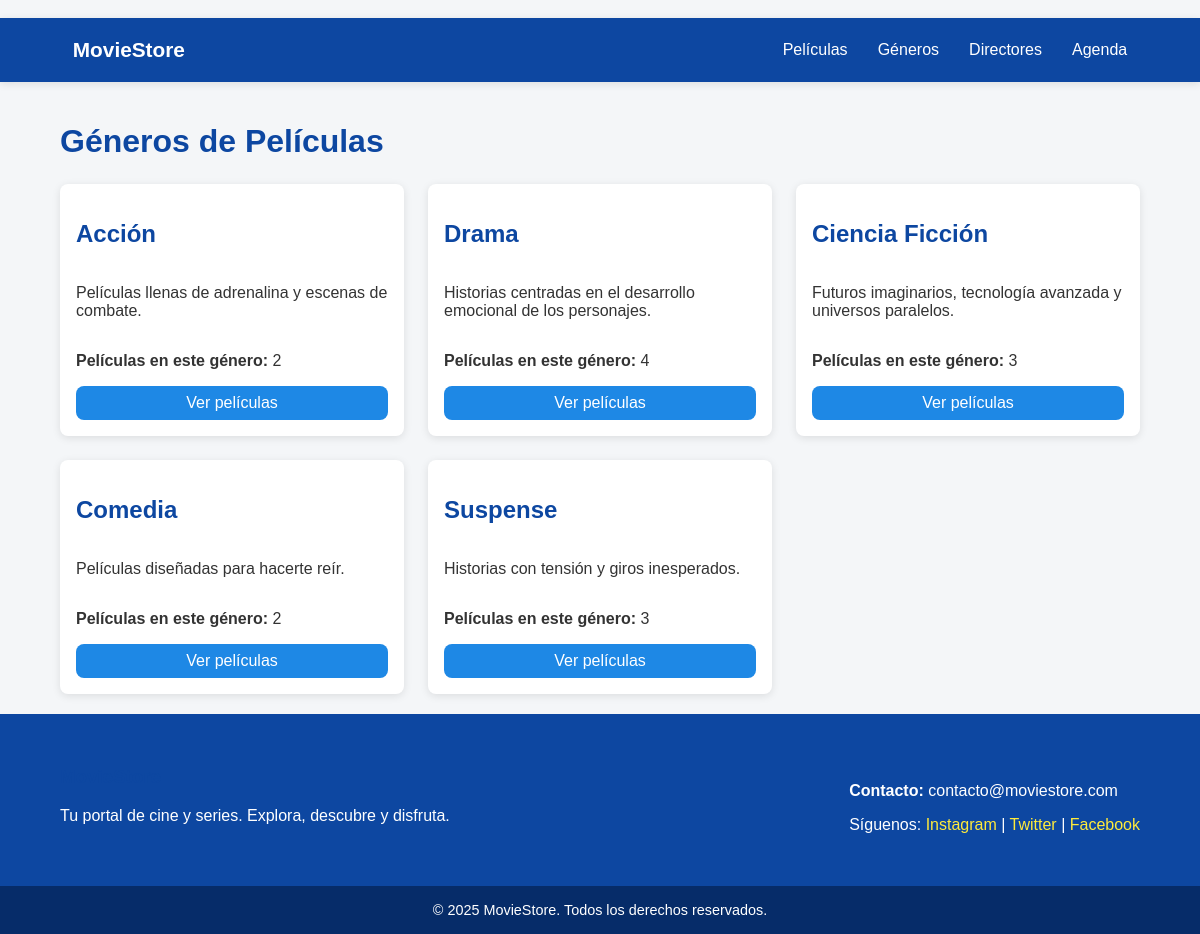
/genres/, run on an earlier commit of the app's database.
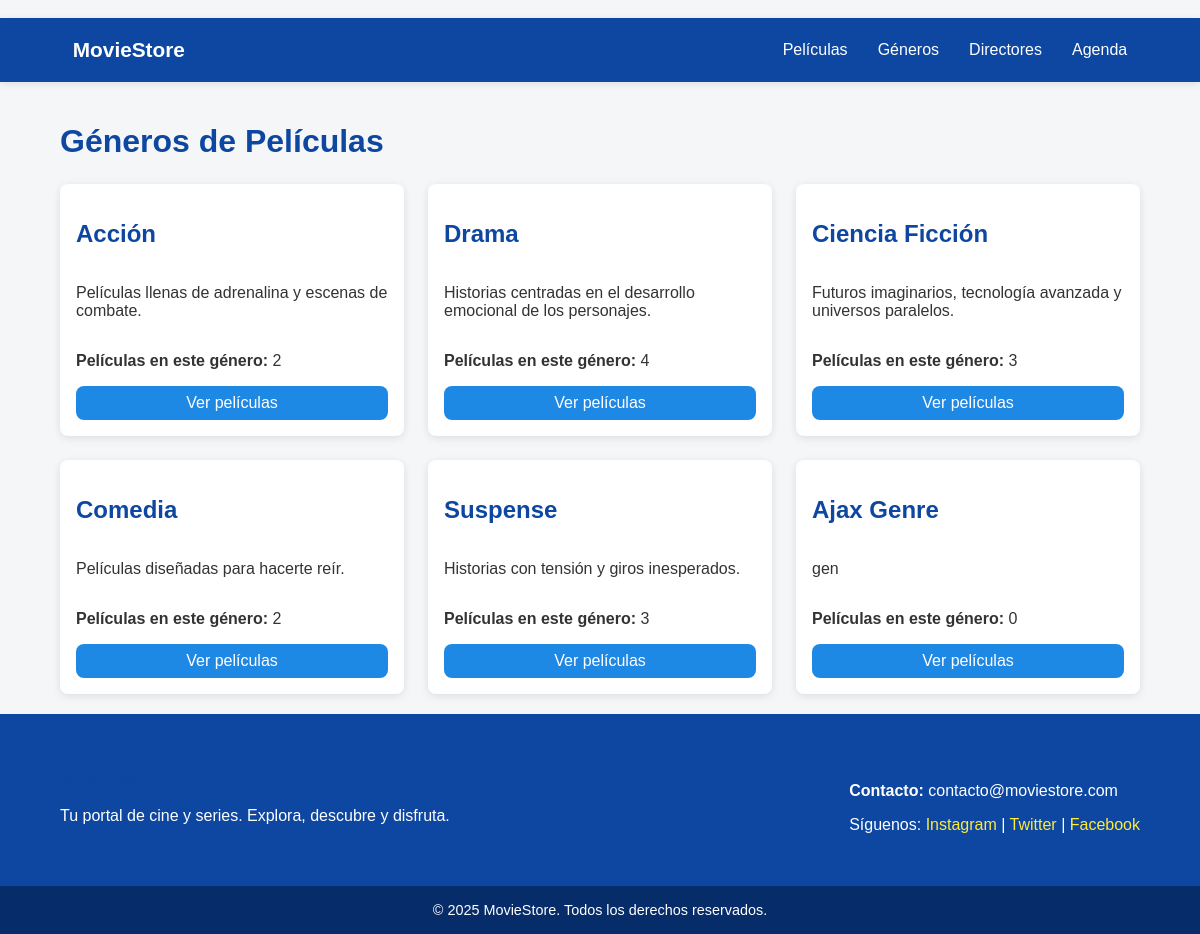
And on a later commit of the database.
### movies/models.py (models this page shows, shortened)
class Genre(models.Model):
    name = models.CharField(max_length=50)
    description = models.TextField()

### movies/views.py (the view)
# urls.py: path('genres/', views.genre_list, name='genre_list'),
def genre_list(request):
    genres = Genre.objects.all()
    return render(request, 'movies/genre_list.html', {'genres': genres})

### movies/templates/movies/genre_list.html (shortened to what this page needs)
{% extends 'movies/base.html' %}
{% block content %}
    <h1>Géneros de Películas</h1>
    <div class="genre-grid movie-grid">
        {% for genre in genres %}
            <div class="card">
                <h2>{{ genre.name }}</h2>
                <p>{{ genre.description }}</p>
                <p><strong>Películas en este género:</strong> {{ genre.movies.count }}</p>
                <a href="{% url 'movies:genre_detail' genre.pk %}" class="button">Ver películas</a>
            </div>
        {% empty %}
            <p>No hay géneros disponibles.</p>
        {% endfor %}
    </div>
{% endblock %}

What changed in the data, as far as the page shows it:
added Genre: name "Ajax Genre", description "gen", movies.count "0"
